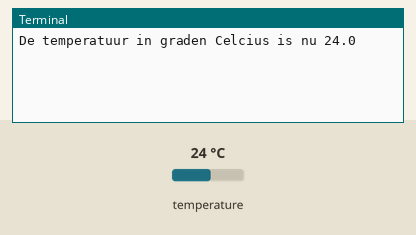
This program was run on a simulated Raspberry Pi (BCM pin numbers). Shown: the last lines printed to the terminal. Inputs (shaded band) come from the test bench; at power-on: temperature 24 °C.

Above: at 1.2 s.
1.3 s: temperature set to 12 °C
At 3.5 s:
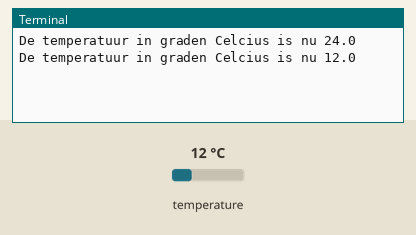
3.8 s: temperature set to 19 °C
At 5.6 s:
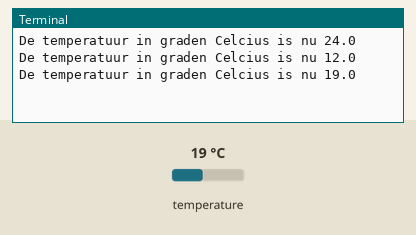
Timing chart, 0 to 7.1 s (numbered marks = the images above; inputs shaded):
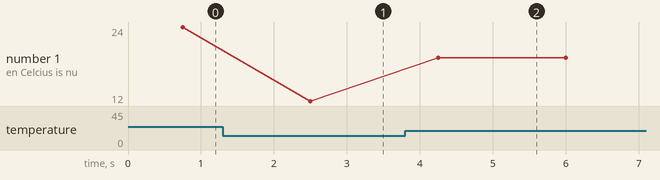

Measured:
- after the input at 1.3 s, the terminal: prints a new line after 1.2 s (image 1)
- after the input at 3.8 s, the terminal: prints a new line after 0.45 s (image 2)
- plotted number 1: 24 → 12 after the input at 1.3 s, 12 → 19 after the input at 3.8 s

The program:

PIR-sensor-6.3.py
```python
import time
from w1thermsensor import W1ThermSensor
sensor = W1ThermSensor()

while True:
    temperatuur = sensor.get_temperature()
    print("De temperatuur in graden Celcius is nu", temperatuur)
    time.sleep(1)
```
